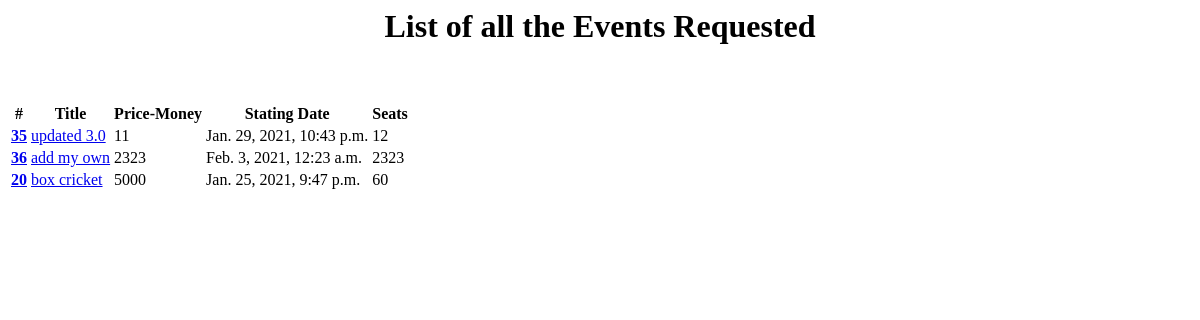
Before: /my_event/Requested (signed in) with the older database file.
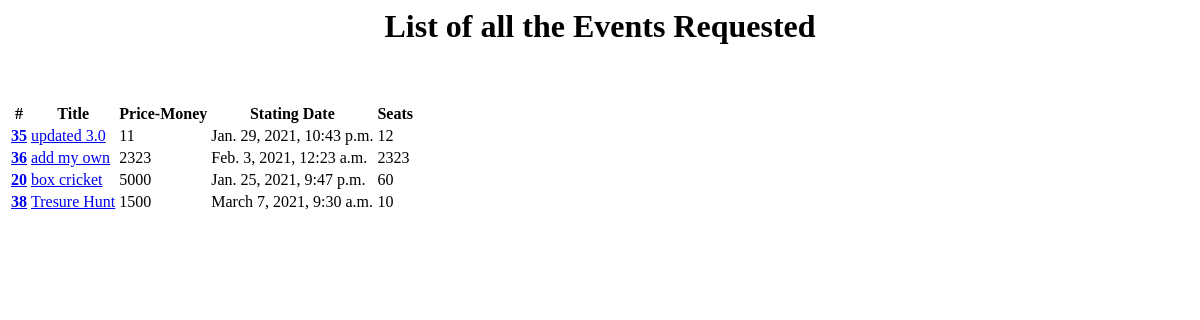
After: the same page with the newer database file.
### event/models.py (models this page shows, shortened)
class Eventlist(models.Model):
    postby = models.ForeignKey(User, on_delete=models.CASCADE, null=True)
    thumbnail = models.ImageField(
        default='event.jpg', null=True, blank=True, upload_to='events_thumbnail')
    title = models.CharField(max_length=100)
    description = models.TextField()
    organizer = models.CharField(max_length=100)
    joiningfees = models.CharField(max_length=10)
    pricemoney = models.CharField(max_length=10)
    members = models.CharField(max_length=5, null=True)
    link = models.CharField(max_length=100)
    Eventtime = models.CharField(max_length=20)
    venue = models.TextField()
    StartingDate = models.DateTimeField(blank=False, null=True)
    Endingdate = models.DateTimeField(blank=False, null=True)
    Category = models.CharField(max_length=50, default="")
    numberofseats = models.CharField(max_length=50, null=True)

### event/views.py (the view)
# urls.py: path('my_event/Requested', views.my_event_requested, name='my_event_requested'),
def my_event_requested(request):
    uid = request.user.id
    obj = EventBook.objects.filter(userid=uid, booking=True)
    objl = []
    for i in obj:
        temp = Eventlist.objects.get(id=i.eventid)
        objl.append(temp)
    return render(request, 'event/my_event_requested.html', {'objl': objl})

### event/templates/event/my_event_requested.html (shortened to what this page needs)
<h1 style="text-align: center;">List of all the Events Requested</h1>
<table class="table table-hover">
    <thead class="thead-success">
        <tr>
            <th scope="col">#</th>
            <th scope="col">Title</th>
            <th scope="col">Price-Money</th>
            <th scope="col">Stating Date</th>
            <th scope="col">Seats</th>
        </tr>
    </thead>
    <tbody>
        {% for events in objl %}
        <tr>
            <th scope="row"><a href="/event_details/{{events.id}}">{{events.id}}</a></th>
            <td><a href="/event_details/{{events.id}}">{{events.title}}</a></td>
            <td>{{events.pricemoney}}</td>
            <td>{{events.StartingDate}}</td>
            <td>{{events.numberofseats}}</td>
        </tr>
        {% endfor %}
    </tbody>
</table>

Changed rows visible on the page:
added Eventlist: id "38", title "Tresure Hunt", pricemoney "1500", StartingDate "March 7, 2021, 9:30 a.m.", numberofseats "10"
